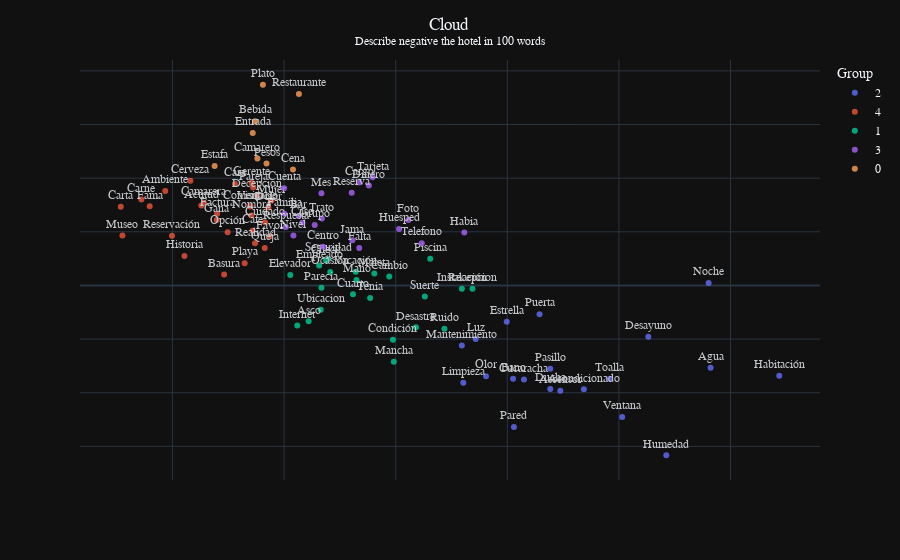

The notebook cell saved with this chart:
### Code cell
generar_100_words(df_negative, title='Describe negative the hotel in 100 words')

### Figure 1 — Plotly figure (JSON) as saved in the notebook; plotly's stock layout.template omitted (floating-point values rounded to 4 significant figures)
{"data": [{"hovertemplate": "Group=2<br>X-Axis Label=%{x}<br>Y-Axis Label=%{y}<br>Word=%{text}<extra></extra>", "legendgroup": "2", "marker": {"color": "#636efa", "symbol": "circle"}, "mode": "markers+text", "name": "2", "opacity": 0.8, "orientation": "v", "showlegend": true, "text": ["Acondicionado", "Agua", "Ascensor", "Bano", "Cucaracha", "Desayuno", "Ducha", "Estrella", "Habitación", "Humedad", "Limpieza", "Luz", "Mantenimiento", "Noche", "Olor", "Pared", "Pasillo", "Puerta", "Toalla", "Ventana"], "textposition": "top center", "type": "scatter", "x": [0.4686, 0.5822, 0.4475, 0.4052, 0.4149, 0.5263, 0.4385, 0.3995, 0.6437, 0.5425, 0.3606, 0.3717, 0.3593, 0.5804, 0.3809, 0.4059, 0.4385, 0.4289, 0.4918, 0.5029], "xaxis": "x", "y": [-0.1937, -0.1535, -0.1961, -0.1741, -0.1755, -0.09579, -0.1928, -0.06768, -0.1685, -0.3165, -0.1813, -0.09977, -0.112, 0.004435, -0.1692, -0.2638, -0.1551, -0.05363, -0.1737, -0.245], "yaxis": "y"}, {"hovertemplate": "Group=4<br>X-Axis Label=%{x}<br>Y-Axis Label=%{y}<br>Word=%{text}<extra></extra>", "legendgroup": "4", "marker": {"color": "#EF553B", "symbol": "circle"}, "mode": "markers+text", "name": "4", "opacity": 0.8, "orientation": "v", "showlegend": true, "text": ["Actitud", "Ambiente", "Basura", "Cafe", "Camarera", "Cara", "Carne", "Carta", "Cerveza", "Comentario", "Cuidado", "Decepcion", "Dolar", "Factura", "Fama", "Favor", "Gana", "Gerente", "Historia", "Mujer", "Museo", "Nombre", "Opción", "Pareja", "Playa", "Queja", "Realidad", "Reservación", "Visita"], "textposition": "top center", "type": "scatter", "x": [0.1259, 0.09354, 0.1463, 0.1718, 0.128, 0.156, 0.07218, 0.05366, 0.116, 0.1699, 0.1829, 0.1759, 0.1859, 0.14, 0.07961, 0.1874, 0.1396, 0.1709, 0.1107, 0.1887, 0.05517, 0.1708, 0.1494, 0.1723, 0.1647, 0.1827, 0.174, 0.09956, 0.1694], "xaxis": "x", "y": [0.1492, 0.1759, 0.02052, 0.102, 0.1542, 0.189, 0.1602, 0.1469, 0.1953, 0.1476, 0.1176, 0.1682, 0.1452, 0.1336, 0.1476, 0.09155, 0.122, 0.1916, 0.05506, 0.1583, 0.09306, 0.1306, 0.09922, 0.1827, 0.04147, 0.06985, 0.07868, 0.09261, 0.1472], "yaxis": "y"}, {"hovertemplate": "Group=1<br>X-Axis Label=%{x}<br>Y-Axis Label=%{y}<br>Word=%{text}<extra></extra>", "legendgroup": "1", "marker": {"color": "#00cc96", "symbol": "circle"}, "mode": "markers+text", "name": "1", "opacity": 0.8, "orientation": "v", "showlegend": true, "text": ["Asco", "Cambio", "Check", "Condición", "Cuarto", "Desastre", "Elevador", "Empleado", "Instalación", "Internet", "Maleta", "Mancha", "Mano", "Ocasión", "Parecia", "Piscina", "Recepcion", "Ruido", "Seguridad", "Suerte", "Tenia", "Ubicacion", "Vacación"], "textposition": "top center", "type": "scatter", "x": [0.222, 0.2942, 0.2376, 0.2975, 0.2617, 0.3182, 0.2055, 0.2314, 0.3593, 0.2118, 0.2808, 0.2983, 0.2649, 0.2414, 0.2335, 0.3309, 0.3688, 0.3437, 0.2394, 0.3261, 0.2771, 0.2328, 0.2642], "xaxis": "x", "y": [-0.06691, 0.01673, 0.04667, -0.1012, -0.01656, -0.07793, 0.01966, 0.03721, -0.006182, -0.07459, 0.02238, -0.142, 0.01035, 0.02508, -0.004396, 0.04989, -0.005949, -0.08067, 0.04918, -0.02056, -0.02338, -0.04509, 0.02571], "yaxis": "y"}, {"hovertemplate": "Group=3<br>X-Axis Label=%{x}<br>Y-Axis Label=%{y}<br>Word=%{text}<extra></extra>", "legendgroup": "3", "marker": {"color": "#ab63fa", "symbol": "circle"}, "mode": "markers+text", "name": "3", "opacity": 0.8, "orientation": "v", "showlegend": true, "text": ["Bar", "Cargo", "Caso", "Centro", "Cuenta", "Dinero", "Falta", "Familia", "Foto", "Grupo", "Habia", "Huesped", "Jama", "Mes", "Nivel", "Reserva", "Respuesta", "Tarjeta", "Telefono", "Trato"], "textposition": "top center", "type": "scatter", "x": [0.2131, 0.2675, 0.2163, 0.2349, 0.2, 0.276, 0.2674, 0.2003, 0.3113, 0.2274, 0.3615, 0.303, 0.2612, 0.2335, 0.2084, 0.2606, 0.2015, 0.2793, 0.3233, 0.2339], "xaxis": "x", "y": [0.1294, 0.1921, 0.117, 0.07233, 0.1813, 0.1862, 0.0699, 0.1338, 0.1218, 0.1127, 0.09889, 0.1051, 0.08419, 0.1717, 0.0932, 0.173, 0.1088, 0.2016, 0.07884, 0.125], "yaxis": "y"}, {"hovertemplate": "Group=0<br>X-Axis Label=%{x}<br>Y-Axis Label=%{y}<br>Word=%{text}<extra></extra>", "legendgroup": "0", "marker": {"color": "#FFA15A", "symbol": "circle"}, "mode": "markers+text", "name": "0", "opacity": 0.8, "orientation": "v", "showlegend": true, "text": ["Bebida", "Camarero", "Cena", "Entrada", "Estafa", "Pesos", "Plato", "Restaurante"], "textposition": "top center", "type": "scatter", "x": [0.1741, 0.1761, 0.208, 0.1719, 0.1378, 0.1843, 0.181, 0.2133], "xaxis": "x", "y": [0.3062, 0.2368, 0.2162, 0.2841, 0.2227, 0.2272, 0.3741, 0.3569], "yaxis": "y"}], "layout": {"font": {"family": "Arial", "size": 12}, "hovermode": "closest", "legend": {"title": {"text": "Group"}, "tracegroupgap": 0}, "margin": {"t": 60}, "title": {"text": "Cloud <br><sup> Describe negative the hotel in 100 words </sup>", "x": 0.5}, "xaxis": {"anchor": "y", "domain": [0, 1], "linecolor": "gray", "linewidth": 2, "showline": false, "showticklabels": false, "tickformat": ".2f", "ticks": "", "title": {"text": " "}}, "yaxis": {"anchor": "x", "domain": [0, 1], "linecolor": "gray", "linewidth": 2, "showline": false, "showticklabels": false, "tickformat": ".2f", "ticks": "", "title": {"text": " "}}}}
